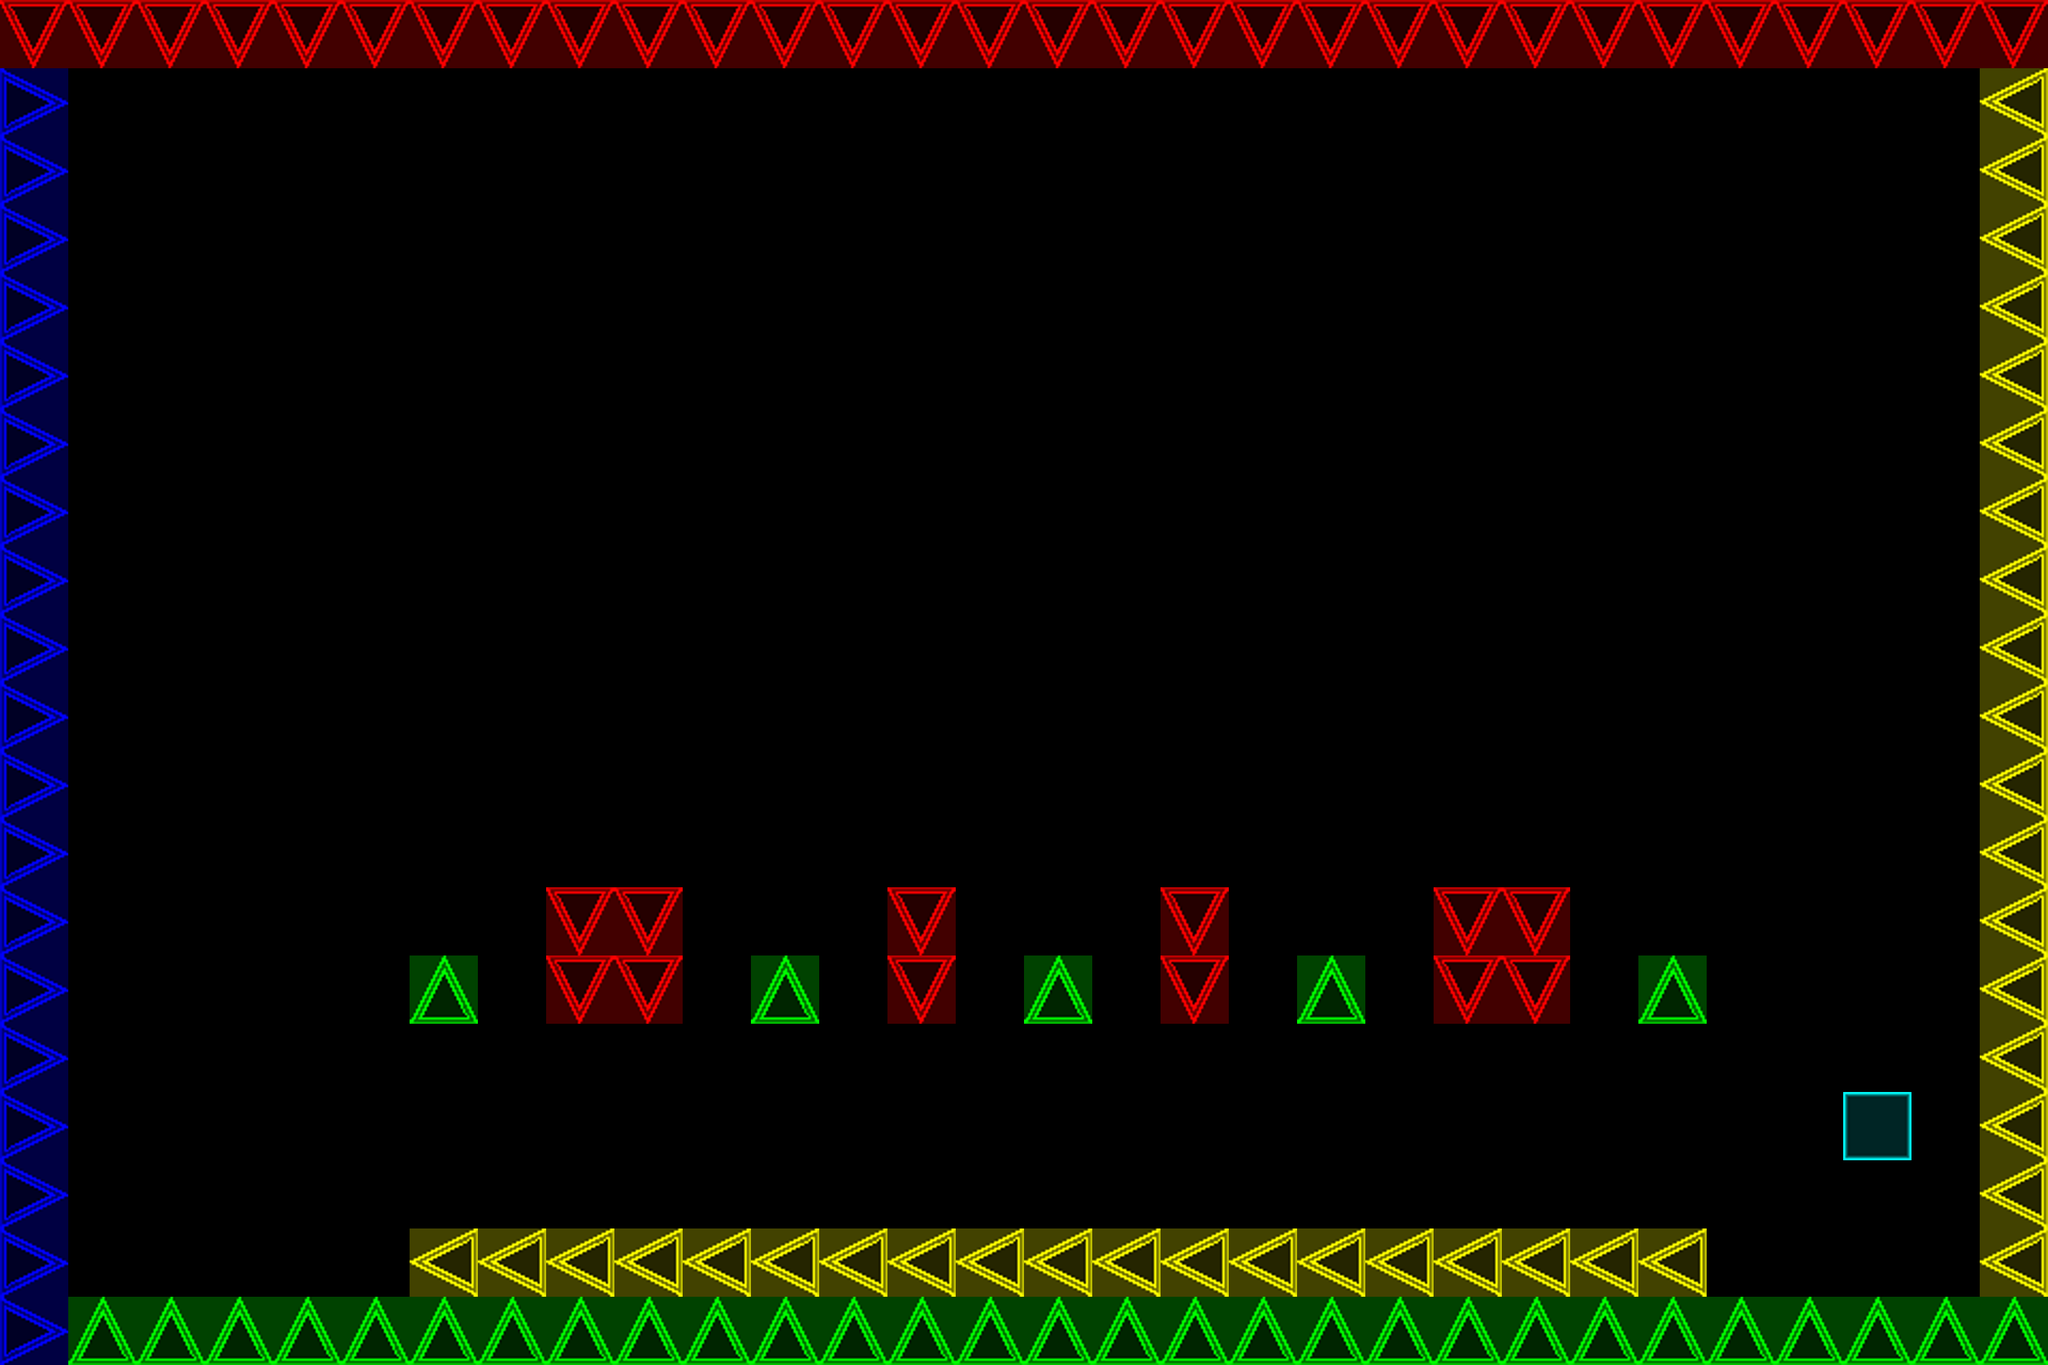

This game map was drawn from its Tiled (.tmx) file and the tilesets committed beside it. A one-line description and the trimmed map source follow:
An orthogonal 30x20 tile map with 128x128 px tiles, 1 tile layer (Tile Layer 2) and 1 object (Player).

<map version="1.0" orientation="orthogonal" width="30" height="20" tilewidth="128" tileheight="128">
 <tileset firstgid="1" name="sheet" tilewidth="128" tileheight="128">
  <image source="sheet128.png" width="640" height="128" />
 </tileset>
 <layer name="Tile Layer 2" width="30" height="20">
  <data>[600 cells, 133 non-empty, 5 distinct tile ids]</data>
 </layer>
 <objectgroup name="Objects" width="30" height="20">
  <object name="Player" x="256" y="2048" width="128" height="128" />
 </objectgroup>
</map>
